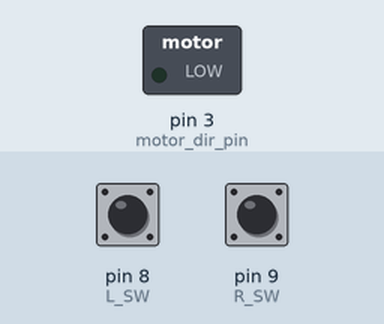
This sketch was run on a simulated Arduino Uno, built for the host (arithmetic inside an expression is 32-bit, double 64-bit). Parts: switched loads named in the sketch (green lamp = pin HIGH). Inputs (shaded band) come from the test bench; at power-on: pin 9 (R_SW) LOW, pin 8 (L_SW) LOW. An integer division by zero does not stop the program and gives all ones (-1).

Above: at 1.2 s.
1.3 s: pin 9 (R_SW) pulled HIGH for 0.15 s
At 1.6 s:
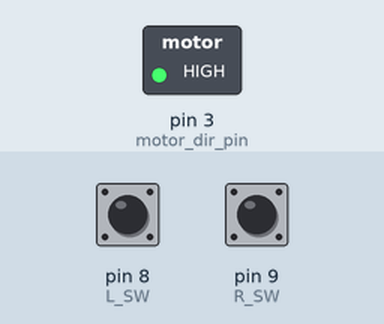
2.9 s: pin 8 (L_SW) pulled HIGH for 0.15 s
At 4.0 s:
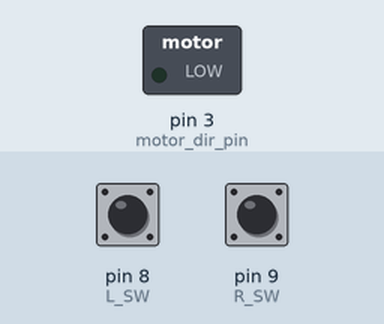
4.5 s: pin 9 (R_SW) pulled HIGH for 1 s
At 5.3 s:
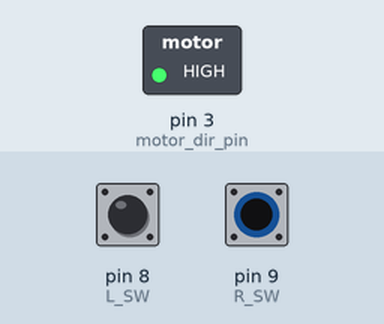
Timing chart, 0 to 7.5 s (numbered marks = the images above; inputs shaded):
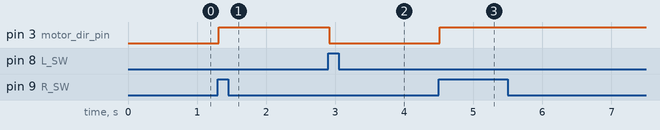

The sketch:

Rotating_Tongs_Controller.ino
```cpp
#include "src/Stepper/stepper.h"

#define motor_dir_pin 3
#define motor_step_pin 4
#define L_SW 8
#define R_SW 9
#define Limit_SW 5

#define MOTOR_RPM 1

Stepper motor (motor_dir_pin, motor_step_pin);

void setup()
{
	motor.setSpeed(MOTOR_RPM);
	pinMode(L_SW, INPUT);
	pinMode(R_SW, INPUT);
	pinMode(Limit_SW, INPUT);

}

void loop()
{
	if (digitalRead(L_SW)==HIGH)
	{
		motor.run(50, false);
	}
	else if (digitalRead(R_SW)==HIGH)
	{
		motor.run(50, true);
	}
	delay(10);

}
```

stepper.cpp
```cpp
#include "stepper.h"

Stepper::Stepper(uint8_t DIR, uint8_t STEP)
{
	this->_dir_pin = DIR;
	this->_step_pin = STEP;

	pinMode(this->_dir_pin, OUTPUT);
	pinMode(this->_step_pin, STEP);

	digitalWrite(this->_dir_pin, LOW);
	digitalWrite(this->_step_pin, LOW);

	this->_speed=1.0;
	this->_direction=false;
	this->_enableUsed=false;
	this->_isEnabled=true;
}


void Stepper::setDirection(bool direction)
{
	if (_direction)
	{
		digitalWrite(this->_dir_pin, HIGH);
	}
	else
	{
		digitalWrite(this->_dir_pin, LOW);
	}
	this->_direction = direction;
}

bool Stepper::direction()
{
	return this->_direction;
}

void Stepper::setSpeed(uint8_t speed)
{
	this->_speed = speed;
	_MICROSECONDS_PER_MICROSTEP = (1000000/(STEPS_PER_REV * MICROSTEPS_PER_STEP)/(speed / 60));

}

uint8_t Stepper::speed()
{
	return this->_speed;
}

void Stepper::setEnablePin(uint8_t enablePin)
{
	this->_enable_pin = enablePin;
	this->_enableUsed = true;
}

void Stepper::enable()
{
	if (_enableUsed)
	{
		pinMode(this->_enable_pin, LOW);
		this->_isEnabled=true;
	}

}

void Stepper::disable()
{
	if (_enableUsed)
	{
		pinMode(this->_enable_pin, HIGH);
		this->_isEnabled=false;
	}
}

bool Stepper::isEnabled()
{
	return this->_isEnabled;
}


void Stepper::step()
{
	digitalWrite(this->_step_pin, HIGH);
	delayMicroseconds(_MICROSECONDS_PER_MICROSTEP / 2);
	digitalWrite(this->_step_pin, LOW);
	delayMicroseconds(_MICROSECONDS_PER_MICROSTEP / 2);
}

void Stepper::run(long steps, bool dir)
{
	this->setDirection(dir);
	for (int i = 0; i < steps; i++)
	{
		this->step();
	}
}
```

stepper.h
```cpp
#ifndef stepper_h
#define stepper_h

#include <Arduino.h>

#define STEPS_PER_REV 200
#define MICROSTEPS_PER_STEP 2

class Stepper{
public:

    /// Constructor. Creates stepper object.
    ///default speed is 1 RPM
    /// \param[in] DIR: motor driver direction pin
    /// \param[in] STEP: motor driver step pin
    /// \param[in] enableUsed: boolean to use enable feature [default is disabled]
    ///(i.e. always enabled)
    Stepper(uint8_t DIR, uint8_t STEP);

    ///sets the enable pin for the motor driver
    ///enable pin is set to output
    void setEnablePin(uint8_t enablePin);

    ///enables the motor driver
    void enable();

    ///disables the motor driver
    void disable();

    ///gets the enable state of the driver
    /// \return the state of the driver
    bool isEnabled();

    ///attaches limit switch for position control
    void attachLimitSW(uint8_t switch_pin);

    ///moves the motor one step in the specified direction by setDirection
    void step();

    ///sets the direction of the motor
    /// \param[in] direction: -->bool
    ///false is CW, true is CCW
    ///default is CW.
    void setDirection(bool direction);


    ///gets the current set direction of the motor
    /// \return the motor direction, false is CW, true is CCW
    bool direction();

    /// Sets the desired constant speed for use with step().
    /// \param[in] speed The desired constant speed in RPM
    /// second.
    void setSpeed(uint8_t speed);

    /// The most recently set speed.
    /// \return the most recent speed in steps per second
    uint8_t speed();


    ///runs the motor for the specified number of steps
    ///in the specified direction
    void run(long steps, bool dir);

private:
    uint8_t _speed;
    uint8_t _dir_pin;
    uint8_t _step_pin;
    bool _direction;
    bool _enableUsed;
    uint8_t _enable_pin;
    bool _isEnabled;
    long _MICROSECONDS_PER_MICROSTEP;
};

#endif
```

Measured:
- after the input at 1.3 s, pin 3 (motor_dir_pin): LOW → HIGH at once
- after the input at 2.9 s, pin 3 (motor_dir_pin): HIGH → LOW at once
- after the input at 4.5 s, pin 3 (motor_dir_pin): LOW → HIGH at once
